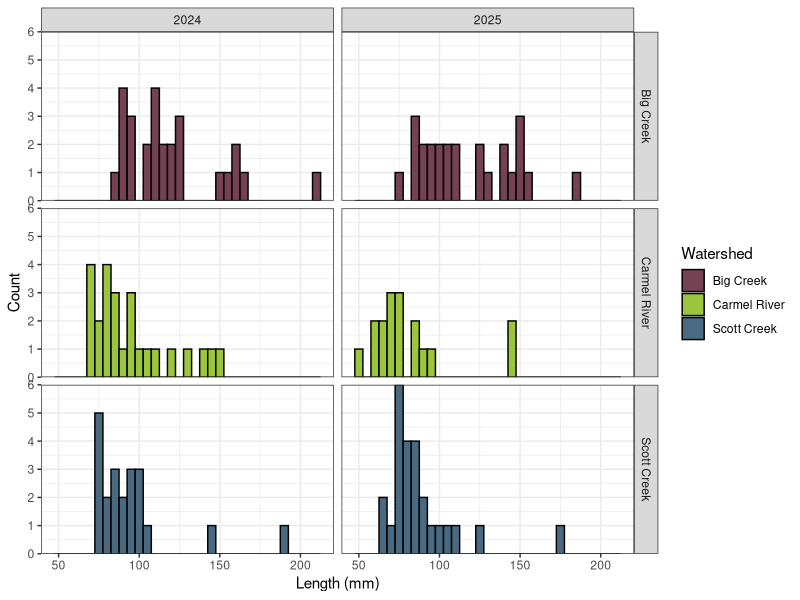
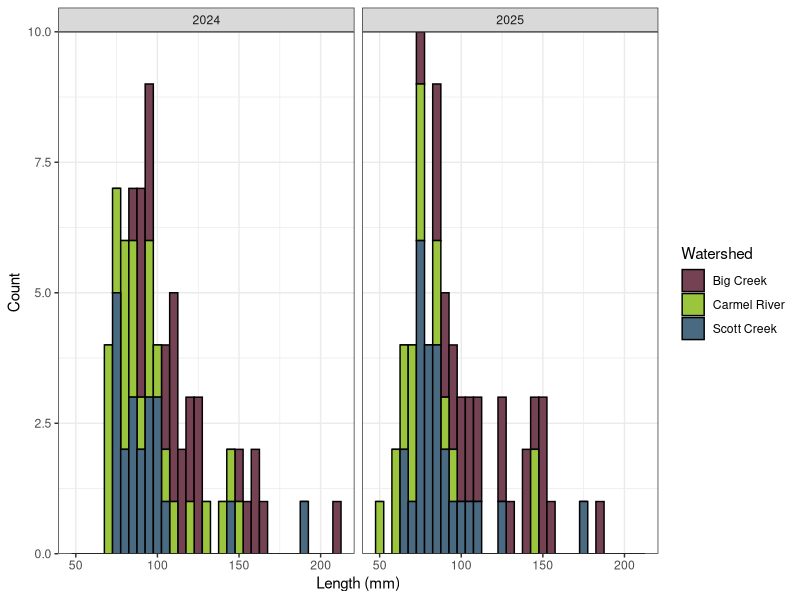
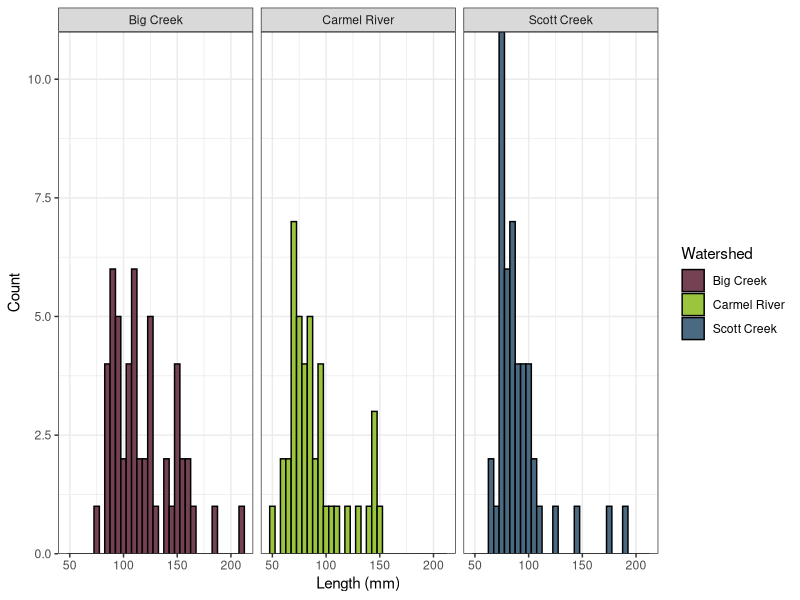
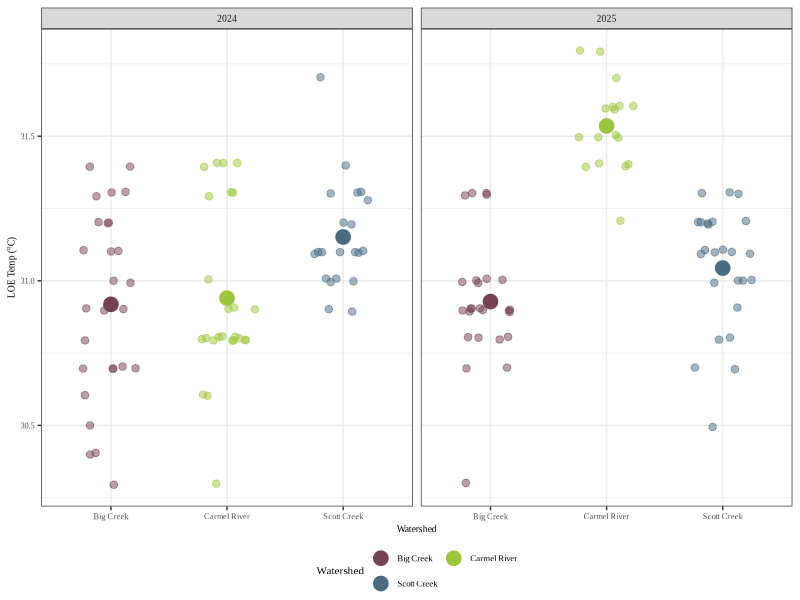
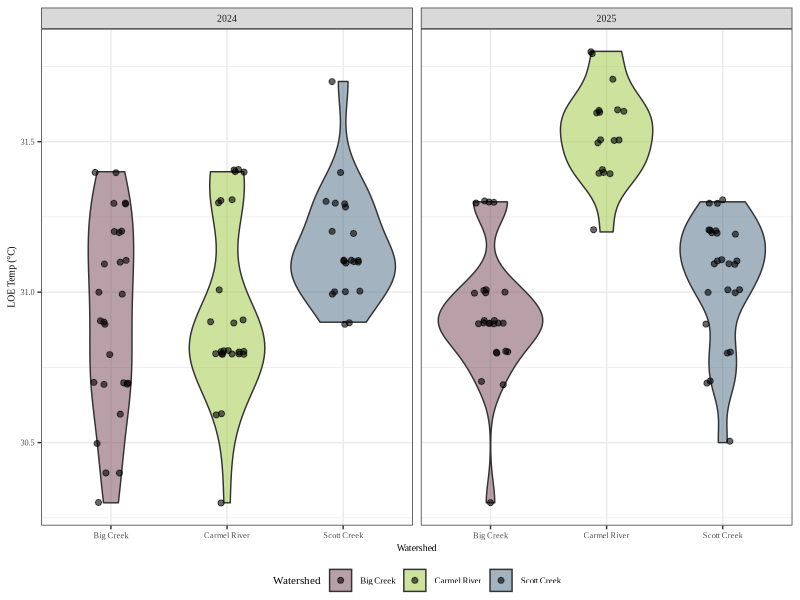
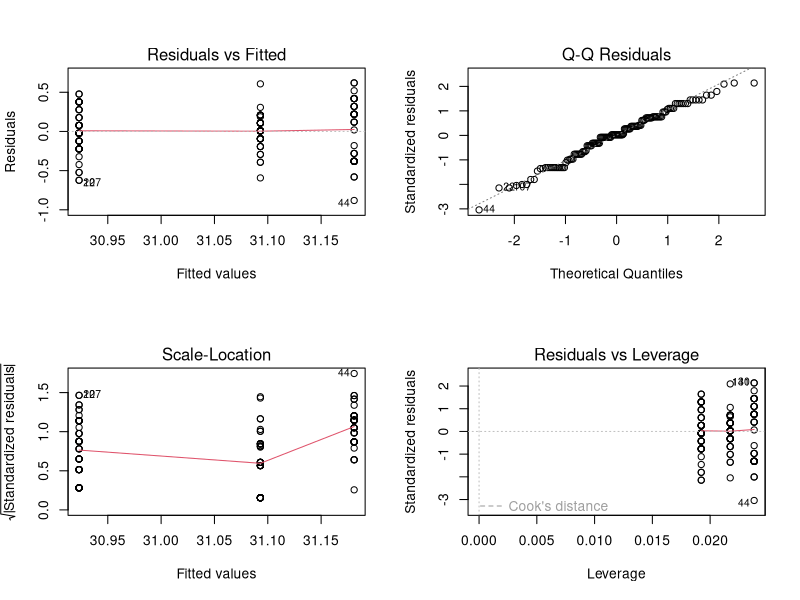
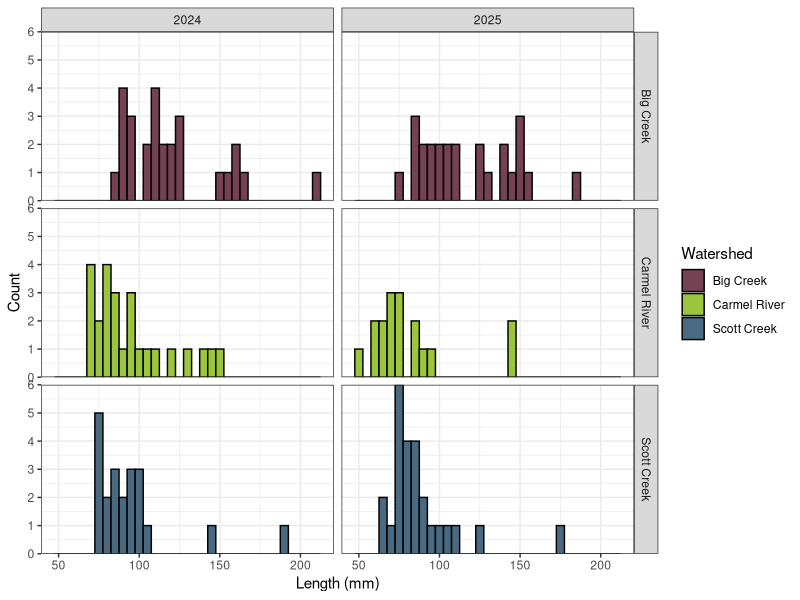
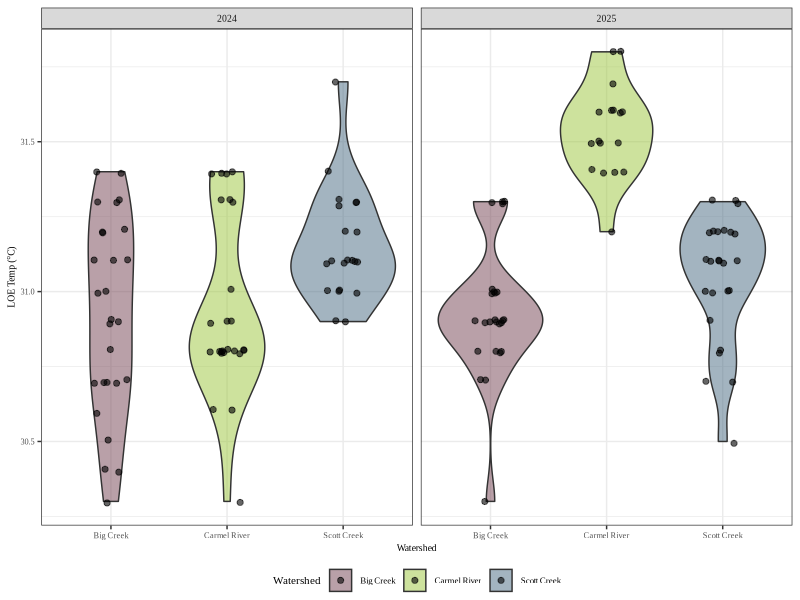

Source code (R) for these figures, in order: (Note: this script raises an error after producing the figures.)
## ---- chunk 1
lapply(c("tidyverse", "lme4", "ggthemes","car","emmeans","brglm2", "ggthemes", 
         "rethinking", "usethis", "here", "mgcv", "gratia", "extrafont","rstatix"), 
       require, character.only=T)
## ---- chunk 2
comp <- read.csv(here("data/IRA.thermaltolerance.compileddata.csv"))
head(comp)
## ---- chunk 3
comp_clean = comp %>% 
  rename(Watershed = Location)
unique(comp_clean$Watershed)

# rename locations to match the watershed name
comp_clean = comp_clean %>% 
    mutate(Watershed = case_when(
    Watershed == "Big Sur" ~ "Big Creek", # Big Creek in Big Sur
    Watershed == "Napa" ~ "Napa River", # Napa River
    Watershed == "E Austin" ~ "Russian River", # Russian River
    TRUE~ Watershed # keep Scott Creek and Carmel River the same
  ))
## ---- chunk 4
str(comp_clean)
comp_clean$Date = as.Date(comp$Date, format = "%m/%d/%Y") #convert date to date structure
# Treatment should be a factor
comp_clean$Treatment = as.factor(comp_clean$Treatment)

# check for NA values
sum(is.na(comp_clean))
# there is one NA value in the length column

# add a year column
comp_clean <- comp_clean %>% 
  mutate(Year = year(Date))
comp_clean$Year = as.factor(comp_clean$Year)
comp_clean$Mass_g <- as.numeric(comp_clean$Mass_g)

# Add a LocationYear column
comp_clean <- comp_clean %>% 
  unite(WatershedYear, Watershed, Year, sep = " ", remove= FALSE)

# add a sample size column
#comp %>% 
#  group_by(Location) %>% 
#  summarise(sample_size = n())

# calculate relative weight
comp_clean <- comp_clean %>%
  mutate(
    #Where are these weight-length parameters from? FishBase?
    log10Ws = -4.790 + 2.928 * log10(Length_mm), 
    #Why taking log here
    Ws = 10^log10Ws
  )

comp_clean <- comp_clean %>%
  mutate(
    Wr = (Mass_g / Ws)*100
  )

## ---- chunk 5
treat2 = comp_clean %>% 
  filter(Treatment == 2) %>% 
  filter(Watershed %in% c("Big Creek", "Carmel River", "Scott Creek"))
## ---- chunk 6
# palette generated by Coolors
fig1_palette= c(
  "Big Creek"="#744253",
  "Scott Creek"="#496A81",
  "Carmel River"="#9BC53D")
## ---- chunk 7
size_dist <- ggplot(treat2, aes(x = Length_mm, fill = Watershed))+
  geom_histogram(binwidth = 5, , color = "black")+
  scale_fill_manual(values = fig1_palette)+
   scale_y_continuous(
    expand = expansion(mult = c(0, 0))
  )+
  labs(x = "Length (mm)",
       y = "Count")+
  theme_bw()+
  facet_grid(Watershed~Year);size_dist

ggsave("output/facet.fishlength.png", plot= size_dist, height = 4, width = 4.5, units = "in")
## ---- chunk 8
size_distbyyear <- ggplot(treat2, aes(x = Length_mm, fill = Watershed))+
  geom_histogram(binwidth = 5, , color = "black")+
  scale_fill_manual(values = fig1_palette)+
   scale_y_continuous(
    expand = expansion(mult = c(0, 0))
  )+
  labs(x = "Length (mm)",
       y = "Count")+
  theme_bw()+
  facet_wrap(~Year); size_distbyyear
## ---- chunk 9
size_distbylocation <- ggplot(treat2, aes(x = Length_mm, fill = Watershed))+
  geom_histogram(binwidth = 5, , color = "black")+
  scale_fill_manual(values = fig1_palette)+
   scale_y_continuous(
    expand = expansion(mult = c(0, 0))
  )+
  labs(x = "Length (mm)",
       y = "Count")+
  theme_bw()+
  facet_wrap(~Watershed); size_distbylocation
## ---- chunk 10
treat2 %>% 
  group_by(WatershedYear) %>% 
  mutate(mean_C = mean(LOE.Temp_C)) %>% 
  ungroup() %>% 
  filter(!Treatment == 1) %>% 
  ggplot(aes(x = as.factor(Watershed), y = LOE.Temp_C, color = Watershed)) +

  geom_jitter(width = .25,
    size = 2.25,
    alpha = 0.5) +

  stat_summary(
    fun = mean,
    geom = "point",
    position = position_dodge(width = 0.8),
    size = 4.5,
    stroke = 0.6
  ) +

  facet_wrap(~Year) +

  scale_color_manual(values = fig1_palette) +

  labs(
    x = "Watershed",
    y = "LOE Temp (°C)"
  ) +

  theme_bw() +
  theme(
    text = element_text(family = "Times New Roman", size = 8),
    axis.text = element_text(size = 6),
    axis.title = element_text(size = 7),
    strip.text = element_text(size = 7),
    panel.spacing = unit(0.4, "lines"),
    legend.position = "bottom",
    legend.spacing.y = unit(0.05, "cm"),
  legend.margin = margin(t = 0, b = 0, unit = "cm"),
  legend.box.margin = margin(0, 0, 0, 0)
  )+
  guides(
  color = guide_legend(nrow = 2, byrow = TRUE,
                       keywidth = 0.4,
    keyheight = 0.4)
)

# may need to make points smaller for when I save the figure for the manuscript
## ---- chunk 11
violinplot <- treat2 %>% 
  group_by(WatershedYear) %>% 
  mutate(mean_C = mean(LOE.Temp_C)) %>% 
  ungroup() %>% 
  filter(!Treatment == 1) %>% 
  ggplot(aes(x = as.factor(Watershed), y = LOE.Temp_C, fill = Watershed)) +

  geom_violin(alpha = 0.5)+
  geom_jitter(width = .15,
    size = 1.75,
    alpha = 0.6) +

  facet_wrap(~Year) +

  
  scale_fill_manual(values = fig1_palette) +

  labs(
    x = "Watershed",
    y = "LOE Temp (°C)"
  ) +

  theme_bw() +
  theme(
    text = element_text(family = "Times New Roman", size = 8),
    axis.text = element_text(size = 6),
    axis.title = element_text(size = 7),
    strip.text = element_text(size = 7),
    panel.spacing = unit(0.4, "lines"),
    legend.position = "bottom",
    legend.spacing.y = unit(0.05, "cm"),
  legend.margin = margin(t = 0, b = 0, unit = "cm"),
  legend.box.margin = margin(0, 0, 0, 0)
  )+
  guides(
  color = guide_legend(nrow = 2, byrow = TRUE,
                       keywidth = 0.4,
    keyheight = 0.4)
); violinplot


## ---- chunk 12
ggsave("output/violinplot.png", plot = violinplot, height = 4, width = 4, units = "in")
## ---- chunk 13
treat2 %>% 
  group_by(Watershed, Year) %>%
  identify_outliers(LOE.Temp_C)
## ---- chunk 14
model <- lm(LOE.Temp_C~Watershed, data = treat2)
par(mfrow=c(2,2)) #makea2x2matrixofplots
plot(model) #make4diagnosticplots
## ---- chunk 15
shapiro.test(resid(model))
# passes Shapiro test!

summary(lm(resid(model)~poly(predict(model),2)))
# passes the non-linearity of residuals test

library(lmtest)
bptest(model)

# however, it is heteroskedastic
## ---- chunk 16
car::leveneTest(LOE.Temp_C ~ Watershed, data = treat2)
## ---- chunk 17
oneway.test(LOE.Temp_C ~ Watershed, data = treat2, var.equal = FALSE)
## ---- chunk 18
gh_acrossyears<- games_howell_test(treat2, LOE.Temp_C ~ Watershed)
summary(gh_acrossyears)
write.csv(gh_acrossyears, "output/acrossyears.gameshowelltest.csv",row.names = FALSE) 
## ---- chunk 19
treat2 %>% 
  filter(Year == 2024) %>% 
  oneway.test(LOE.Temp_C ~ Watershed, data = ., var.equal = FALSE)

gh2024 <- treat2 %>% 
  filter(Year == 2024) %>%
  games_howell_test(., LOE.Temp_C ~ Watershed)
summary(gh2024)
write.csv(gh2024, "output/acrossyears.gameshowelltest.csv",row.names = FALSE) 
## ---- chunk 20
treat2 %>% 
  filter(Year == 2025) %>% 
  oneway.test(LOE.Temp_C ~ Watershed, data = ., var.equal = FALSE)

gh2025 <- treat2 %>% 
  filter(Year == 2025) %>%
  games_howell_test(., LOE.Temp_C ~ Watershed)
## ---- chunk 21
# Carmel River
treat2 %>% 
  filter(Watershed == "Carmel River") %>% 
  oneway.test(LOE.Temp_C ~ Year, data = ., var.equal = FALSE)

cr_gh <- treat2 %>% 
  filter(Watershed == "Carmel River") %>%
  games_howell_test(., LOE.Temp_C ~ Year);cr_gh

# Very significant!
## ---- chunk 22
# Big Creek
treat2 %>% 
  filter(Watershed == "Big Creek") %>% 
  oneway.test(LOE.Temp_C ~ Year, data = ., var.equal = FALSE)

bc_gh <- treat2 %>% 
  filter(Watershed == "Big Creek") %>%
  games_howell_test(., LOE.Temp_C ~ Year);bc_gh

# not significant!
## ---- chunk 23
# Scott Creek
treat2 %>% 
  filter(Watershed == "Scott Creek") %>% 
  oneway.test(LOE.Temp_C ~ Year, data = ., var.equal = FALSE)

sc_gh <- treat2 %>% 
  filter(Watershed == "Scott Creek") %>%
  games_howell_test(., LOE.Temp_C ~ Year);sc_gh
## ---- chunk 24
library(ggpubr)
p <- treat2 %>% 
  filter(Year == 2024) %>% 
  group_by(Watershed) %>% 
  ungroup() %>% 
  ggplot(aes(x = as.factor(Watershed), y = LOE.Temp_C, fill = Watershed)) +

  geom_violin(alpha = 0.5)+
  geom_jitter(width = .15,
    size = 1.75,
    alpha = 0.6) +

  facet_wrap(~Year) +

  
  scale_fill_manual(values = fig1_palette) +

  labs(
    x = "Watershed",
    y = "LOE Temp (°C)"
  ) +

  theme_bw() +
  theme(
    text = element_text(family = "Times New Roman", size = 8),
    axis.text = element_text(size = 6),
    axis.title = element_text(size = 7),
    strip.text = element_text(size = 7),
    panel.spacing = unit(0.4, "lines"),
    legend.position = "bottom",
    legend.spacing.y = unit(0.05, "cm"),
  legend.margin = margin(t = 0, b = 0, unit = "cm"),
  legend.box.margin = margin(0, 0, 0, 0)
  )+
  guides(
  color = guide_legend(nrow = 2, byrow = TRUE,
                       keywidth = 0.4,
    keyheight = 0.4)
);p

sig2024 <- gh2024 %>%
  filter(!p.adj.signif == "ns") %>% 
  mutate(y.position = c(31.75, 32))

p+
  stat_pvalue_manual(
    sig2024,
    label = "p.adj.signif",
    y.position = "y.position",
    inherit.aes = FALSE
  )

## ---- chunk 25
# 2025


sc_gh <- treat2 %>% 
  filter(Watershed == "Scott Creek") %>%
  games_howell_test(., LOE.Temp_C ~ Year);sc_gh
p <- treat2 %>% 
  filter(Year == 2025) %>% 
  group_by(Watershed) %>% 
  ungroup() %>% 
  ggplot(aes(x = as.factor(Watershed), y = LOE.Temp_C, fill = Watershed)) +

  geom_violin(alpha = 0.5)+
  geom_jitter(width = .15,
    size = 1.75,
    alpha = 0.6) +

  facet_wrap(~Year) +

  
  scale_fill_manual(values = fig1_palette) +

  labs(
    x = "Watershed",
    y = "LOE Temp (°C)"
  ) +

  theme_bw() +
  theme(
    text = element_text(family = "Times New Roman", size = 8),
    axis.text = element_text(size = 6),
    axis.title = element_text(size = 7),
    strip.text = element_text(size = 7),
    panel.spacing = unit(0.4, "lines"),
    legend.position = "bottom",
    legend.spacing.y = unit(0.05, "cm"),
  legend.margin = margin(t = 0, b = 0, unit = "cm"),
  legend.box.margin = margin(0, 0, 0, 0)
  )+
  guides(
  color = guide_legend(nrow = 2, byrow = TRUE,
                       keywidth = 0.4,
    keyheight = 0.4)
);p

sig2025 <- gh2025 %>%
  filter(!p.adj.signif == "ns") %>% 
  mutate(y.position = c(31.9, 32))

p+
  stat_pvalue_manual(
    sig2025,
    label = "p.adj.signif",
    y.position = "y.position",
    inherit.aes = FALSE
  )

## ---- chunk 26
# Compare sites across year
treat2 %>% 
  oneway.test(LOE.Temp_C ~ WatershedYear, data = ., var.equal = FALSE)

wsy_gh <- treat2 %>% 
  games_howell_test(., LOE.Temp_C ~ WatershedYear);wsy_gh



p <- treat2 %>% 
  ggplot(aes(x = as.factor(WatershedYear), y = LOE.Temp_C, fill = Watershed, shape = Year)) +

  geom_violin(alpha = 0.5)+
  geom_jitter(width = .05,
    size = 2,
    alpha = 0.5) +
  
  scale_fill_manual(values = fig1_palette) +

  labs(
    x = "Watershed",
    y = "LOE Temp (°C)"
  ) +

  theme_bw() +
  theme(
    text = element_text(family = "Times New Roman", size = 10),
    axis.text = element_blank(),
    axis.title = element_text(size = 10),
    strip.text = element_text(size = 10),
    panel.spacing = unit(0.4, "lines"),
    legend.position = "bottom",
    legend.spacing.y = unit(0.05, "cm"),
  legend.margin = margin(t = 0, b = 0, unit = "cm"),
  legend.box.margin = margin(0, 0, 0, 0)
  )+
  guides(
  color = guide_legend(nrow = 2, byrow = TRUE,
                       keywidth = 0.4,
    keyheight = 0.4)
);p

sig_wsy_gh <- wsy_gh %>% 
  filter(!p.adj.signif == "ns") %>% 
  mutate(y.position = c(32, 31.9, 32.1, 32.2,32.3,32.4,32.5))

sigplot_ALL <- p+
  stat_pvalue_manual(
    sig_wsy_gh,
    label = "p.adj.signif",
    y.position = "y.position",
    inherit.aes = FALSE
  ); sigplot_ALL

ggsave("output/sigplot_ALL.png", plot = sigplot_ALL, height = 4, width = 5.25, units = "in")
## ---- chunk 27
oneway.test(Length_mm ~ WatershedYear, data = treat2, var.equal = FALSE)
gh_length<- games_howell_test(treat2, Length_mm ~ WatershedYear); gh_length


## ---- chunk 28
p2 <- treat2 %>% 
  ggplot(aes(x = as.factor(WatershedYear), y = Length_mm, fill = Watershed, shape = Year)) +

  geom_violin(alpha = 0.7)+
  geom_jitter(width = .05,
    size = 2,
    alpha = 0.5) +
  
  scale_fill_manual(values = fig1_palette) +

  labs(
    x = "Watershed",
    y = "Lenght (mm)"
  ) +

  theme_bw() +
  theme(
    text = element_text(family = "Times New Roman", size = 10),
    axis.text = element_blank(),
    axis.title = element_text(size = 10),
    strip.text = element_text(size = 10),
    panel.spacing = unit(0.4, "lines"),
    legend.position = "bottom",
    legend.spacing.y = unit(0.05, "cm"),
  legend.margin = margin(t = 0, b = 0, unit = "cm"),
  legend.box.margin = margin(0, 0, 0, 0)
  )+
  guides(
  color = guide_legend(nrow = 2, byrow = TRUE,
                       keywidth = 0.4,
    keyheight = 0.4)
);p2

sig_length <- gh_length %>% 
  filter(!p.adj.signif == "ns") %>% 
  mutate(y.position = c(215,225,235,245,255, 265))

sigplot_length <- p2+
  stat_pvalue_manual(
    sig_length,
    label = "p.adj.signif",
    y.position = "y.position",
    inherit.aes = FALSE
  ); sigplot_length

ggsave("output/sigplot_length.png", plot = sigplot_ALL, height = 4, width = 5.25, units = "in")
## ---- chunk 29
length_mod <- lm(LOE.Temp_C ~ Length_mm, data = treat2); summary(length_mod)

add_mod <- lm(LOE.Temp_C ~ Length_mm + WatershedYear, data = treat2); summary(add_mod)

int_mod <- lm(LOE.Temp_C ~ Length_mm*WatershedYear, data = treat2); summary(int_mod)
## ---- chunk 30
carmelriver <- read.csv(here("data/Stream temperature/carmel.mpwmd.Aug2024_Sept2025.csv"))
scottcreek24 <- read.csv(here("data/Stream temperature/BigCreek.ScottCreek.StreamTemp.2024-09-03.csv"))
scottcreek25 <- read.csv(here("data/Stream temperature/ScottCreekBigCreekEfish_Temp_Paige_20250520-20251014.csv"))
bigcreek24 <- read.csv(here("data/Stream temperature/BigCreek.8.26.24.csv"))
bigcreek25 <- read.csv(here("data/Stream temperature/22095921_GAUGE_POOL_12DEC2025.csv"))
## ---- chunk 31
#df_list <- list(bcst24,bcst25,crst24,crst25,scst24,scst25,east,dcst)
## ---- chunk 32
# something is up with Scott Creek 2024 data format. Going to restructure it and try to fix it. 
## ---- chunk 33
complete_function <- function(df, location) {
  df %>% 
    # rename columns
    dplyr::rename(
      Temp_C = dplyr::any_of(c("Temperature...C.","Temperature....C","Temperature_C","Temperature..C.")), # Rename the temperature column
      Date_Time = dplyr::any_of(c("Date.Time..PDT.","DateTime_GMT0700","timestamp","Timestamp")) # rename the Date and Time column
    ) %>% 
    # get rid of unwanted columns
    dplyr::select(-any_of(c("X.","X","Light_lux","Light..lux.","Light...lux"))
                  ) %>% 
    # Restructure the Date_Time column and add separate Date and Time columns
    mutate(
      Date_Time = lubridate::parse_date_time(
        trimws(Date_Time),
        orders = c(  "mdY HMS",
    "mdY HM",
    "ymd HMS",
    "ymd HM")
      ),
      Date = as.Date(Date_Time),
      Time = hms::as_hms(Date_Time), #standardize as hh:mm to avoid errors
      Year = as.factor(year(Date_Time)), # add a Year column
      Location = location, # when applying this, write the location name in "" within the function call 
           ) 
}
## ---- chunk 34
bcst24_cleaned <- complete_function(bigcreek24, "Big Creek") 
bcst25_cleaned <- complete_function(bigcreek25, "Big Creek")
scst24_cleaned <- complete_function(scottcreek24, "Scott Creek")
#scott creek 24 still isn't parsing correctly with this function. but it has the dates I need. So for the sake of time, I 'm not going to fix it right now but will circle back. 
scst25_cleaned <- complete_function(scottcreek25, "Scott Creek")
## ---- chunk 35
# Cleaning up the Carmel River data frame
#a) unite date and time columns to Date_Time
carmelriver_clean <- carmelriver %>% 
  unite(Date_Time, Date, Time, sep = " ", remove= FALSE) %>%
  # b) convert F to C
  mutate(Temp_C= (Temp..F.-32)*5/9) %>% 
  # get rid of fahrenheit and site columns
  dplyr::select(-c(Temp..F., Site,Date,Time))

cr_cleaned = carmelriver_clean %>% 
  mutate(
      Date_Time = mdy_hm(Date_Time))
cr_cleaned = cr_cleaned %>% 
  mutate(Date = as.Date(Date_Time),
         Time = hms::as_hms(Date_Time), #standardize as hh:mm to avoid errors
      Year = as.factor(year(Date_Time)))


## ---- chunk 36
bcst25_cleaned <- bcst25_cleaned[-c(1:58),]
## ---- chunk 37
bcst25_cleaned <- bcst25_cleaned %>% filter(Date <= "2025-08-01")

scst25_cleaned <- scst25_cleaned %>% filter(Date <= "2025-08-20")
## ---- chunk 38
cr24_cleaned <- cr_cleaned %>% 
  filter(Date < as.Date("2024-10-31"))
# filter just June-Aug 27
cr25_cleaned <- cr_cleaned %>% 
  filter(between(as.Date(Date), as.Date("2025-06-01"),as.Date("2025-08-27") ))
## ---- chunk 39
# first, filter each data frame to the required dates

# Big Creek 2024: 08-20 - 08-26
# this data set is annoyingly truncated. Look to see if there is more data!!
bcst24_7d <- bcst24_cleaned %>% 
  filter(between(as.Date(Date), as.Date("2024-08-20"),as.Date("2024-08-26") )) %>% 
  group_by(Date) %>% 
  summarize(daily_max = max(Temp_C),
         daily_avg = mean(Temp_C),
         daily_min = min(Temp_C)) %>% 
  mutate(daily_diel = daily_max-daily_min,
         Watershed = "Big Creek",
         WatershedYear = "Big Creek 2024") %>% 
  ungroup()
  

# Big Creek 2025
str(bcst25_cleaned)
bcst25_7d <- bcst25_cleaned %>% 
  filter(between(as.Date(Date), as.Date("2025-07-24"),as.Date("2025-07-30") )) %>% 
  group_by(Date) %>% 
  summarize(daily_max = max(Temp_C),
         daily_avg = mean(Temp_C),
         daily_min = min(Temp_C)) %>% 
  mutate(daily_diel = daily_max-daily_min,
         Watershed = "Big Creek",
         WatershedYear = "Big Creek 2025") %>% 
  ungroup()

# Scott Creek 2024 experiments conducted9/5/24
scst24_7d <- scst24_cleaned %>% 
  filter(between(as.Date(Date), as.Date("2024-08-28"),as.Date("2024-09-03") )) %>% 
  group_by(Date) %>% 
  summarize(daily_max = max(Temp_C),
         daily_avg = mean(Temp_C),
         daily_min = min(Temp_C)) %>% 
  mutate(daily_diel = daily_max-daily_min,
         Watershed = "Scott Creek",
         WatershedYear = "Scott Creek 2024") %>% 
  ungroup()

# Scott Creek 2025: experiments conducted 8/20/2025
scst25_7d <- scst25_cleaned %>% 
  filter(between(as.Date(Date), as.Date("2025-08-12"),as.Date("2025-08-18") )) %>% 
  group_by(Date) %>% 
  summarize(daily_max = max(Temp_C),
         daily_avg = mean(Temp_C),
         daily_min = min(Temp_C)) %>% 
  mutate(daily_diel = daily_max-daily_min,
         Watershed = "Scott Creek",
         WatershedYear = "Scott Creek 2025") %>% 
  ungroup()

# Carmel River 2024 experiments conducted 10/30/24
colnames(cr24_cleaned)
crst24_7d <- cr24_cleaned %>% 
  filter(between(as.Date(Date), as.Date("2024-10-22"),as.Date("2024-10-28") )) %>% 
  group_by(Date) %>% 
  summarize(daily_max = max(Temp_C),
         daily_avg = mean(Temp_C),
         daily_min = min(Temp_C)) %>% 
  mutate(daily_diel = daily_max-daily_min,
         Watershed = "Carmel River",
         WatershedYear = "Carmel River 2024") %>% 
  ungroup()

# Carmel River 2025
crst25_7d <- cr25_cleaned %>% 
  filter(between(as.Date(Date), as.Date("2025-08-19"),as.Date("2025-08-25") )) %>% 
  group_by(Date) %>% 
  summarize(daily_max = max(Temp_C),
         daily_avg = mean(Temp_C),
         daily_min = min(Temp_C)) %>% 
  mutate(daily_diel = daily_max-daily_min,
         Watershed = "Carmel River",
         WatershedYear = "Carmel River 2025") %>% 
  ungroup()

## ---- chunk 40
# Combine the data frames into one
stream7d = rbind(bcst24_7d, bcst25_7d, scst24_7d, scst25_7d, crst24_7d,crst25_7d)
# add a column count for total days
## ---- chunk 41
colnames(stream7d)
ggplot(stream7d, aes(x = Date, y = daily_avg, color = Watershed))+
  geom_line()+
  facet_wrap(~WatershedYear)
## ---- chunk 42
stream7d_sum = stream7d %>% 
  group_by(WatershedYear) %>% 
  summarize(DADM7 = mean(daily_max),
            sd_DADM7 = sd(daily_max),
            DADA7 = mean(daily_avg),
            sd_DADA7 = sd(daily_avg),
            DADMin7 = mean(daily_min),
            DADDiel7 = mean(daily_diel))%>% 
  ungroup()

# save the data frame for other uses
write.csv(stream7d_sum, "data/stream7d_sum.ch1.csv", row.names = FALSE)
## ---- chunk 43
# group by WatershedYear
treat2_st = full_join(treat2, stream7d_sum, by = "WatershedYear")
## ---- chunk 44
library(GGally)
ggpairs(treat2_st, columns = c("Length_mm","DADM7","DADA7","Watershed","DADDiel7"))
## ---- chunk 45
model = lmer(LOE.Temp_C ~ Length_mm + DADM7 + Watershed + (1|WatershedYear), 
             data = treat2_st); summary(model)
